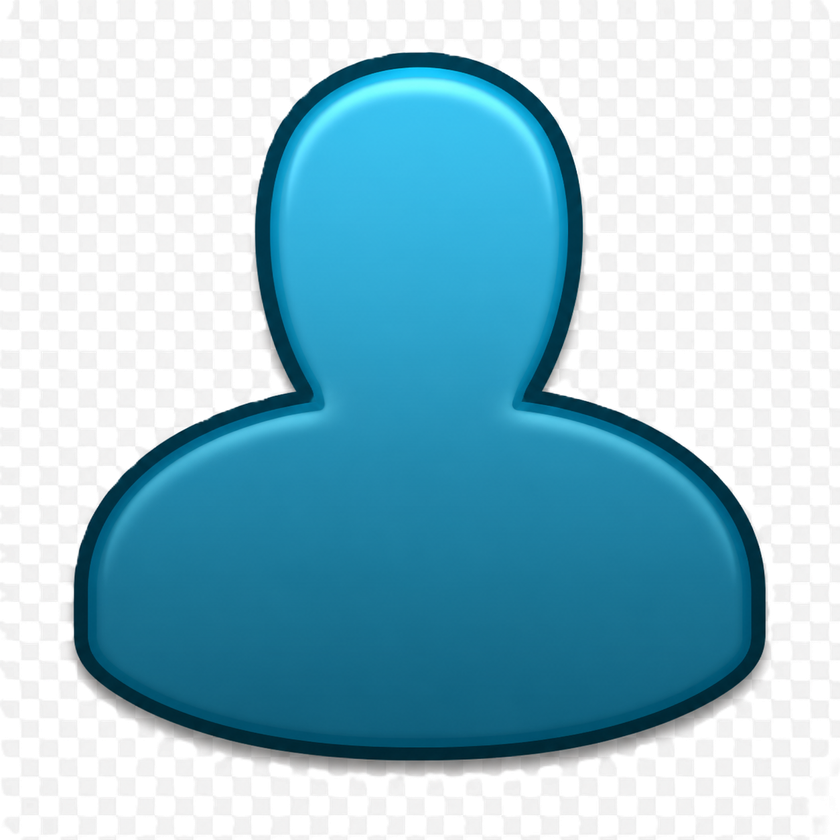
#> input picture kumpulan_icon/icon_voice.png, 840 x 840 px, shrunk from 1254 x 1254 before the run, found by its file name
$ python clean_icon_voice_checkerboard.py
#> lines starting #> are read from the running program, lines starting #| are printed output that depends on the picture
import sys
from PIL import Image

def clean_edges(input_path, output_path):
    img = Image.open(input_path).convert("RGBA")
#> img is the input picture: PIL image 840x840 RGBA; mean R, G, B, A 106.9, 149.2, 163.8, 182.8
    width, height = img.size
#> width = 840; height = 840
    pixels = img.load()

    # We will do a flood fill from the corners.
    from collections import deque
    visited = set()
    queue = deque()

    def is_bg(r, g, b):
        # The background is a fake transparency checkerboard (white and light gray)
        # We consider any pixel that is very light gray/white as background
        if r > 230 and g > 230 and b > 230: return True
        # Sometimes the gray might be around 200 or 220
        # The icon itself is blue and dark blue/black.
        # So we can safely consider r > 200 and g > 200 and b > 200 as background
        if r > 180 and g > 180 and b > 180: return True
        return False

    for x in range(width):
        if is_bg(*pixels[x, 0][:3]):
            queue.append((x, 0))
            visited.add((x, 0))
        if is_bg(*pixels[x, height-1][:3]):
            queue.append((x, height-1))
            visited.add((x, height-1))
#> after the loop, visited = 1217 items
    for y in range(height):
        if is_bg(*pixels[0, y][:3]):
            queue.append((0, y))
            visited.add((0, y))
        if is_bg(*pixels[width-1, y][:3]):
            queue.append((width-1, y))
            visited.add((width-1, y))
#> after the loop, visited = 2120 items

    bg_pixels = set()

    while queue:
        x, y = queue.popleft()
        r, g, b, a = pixels[x, y]

        bg_pixels.add((x, y))
        for dx, dy in [(0, 1), (1, 0), (0, -1), (-1, 0)]:
            nx, ny = x + dx, y + dy
            if 0 <= nx < width and 0 <= ny < height:
                if (nx, ny) not in visited:
                    if is_bg(*pixels[nx, ny][:3]):
                        visited.add((nx, ny))
                        queue.append((nx, ny))
#> this loop made 263575 passes
#> (x, y, r, g, b, a) on passes 1 to 3: (12, 0, 255, 255, 255, 8), (13, 0, 245, 245, 245, 51), (14, 0, 240, 240, 238, 125)
#> after the loop, bg_pixels = 263575 items; visited = 263575 items

    # Now we expand the bg_pixels slightly to catch the anti-aliased edge
    edge_pixels = set()
    for (x, y) in bg_pixels:
        for dx in range(-3, 4):
            for dy in range(-3, 4):
                nx, ny = x + dx, y + dy
                if 0 <= nx < width and 0 <= ny < height:
                    if (nx, ny) not in bg_pixels:
                        edge_pixels.add((nx, ny))
#> this loop made 263575 passes
#> (x, y) on passes 1 to 3: (1, 751), (832, 679), (785, 833)
#> after the loop, edge_pixels = 97148 items

    # For background pixels, make fully transparent
    for (x, y) in bg_pixels:
        pixels[x, y] = (255, 255, 255, 0)

    # For edge pixels, blend transparency based on how bright they are
    # The icon has dark edges, so edge pixels should be black/dark blue with some alpha
    for (x, y) in edge_pixels:
        r, g, b, a = pixels[x, y]
        brightness = (r + g + b) / 3.0

        # If it's very bright, it's mostly background
        if brightness > 120:
            # Map brightness 120..220 to alpha 255..0
            new_a = int(max(0, min(255, (220 - brightness) * 255 / (220 - 120))))
            pixels[x, y] = (r, g, b, new_a)
#> this loop made 97148 passes
#> (x, y, r, g, b, a, brightness, new_a) on pass 52: (801, 561, 255, 255, 255, 1, 255, 0)
#> (r, g, b, a, brightness, new_a) on passes 74, 81, 88, 113, 118: (161, 160, 159, 255, 160, 153), (255, 255, 255, 1, 255, 0), (255, 0, 255, 1, 170, 127), (255, 255, 255, 1, 255, 0), (173, 170, 169, 255, 170.7, 125)

    img.save(output_path, "PNG")
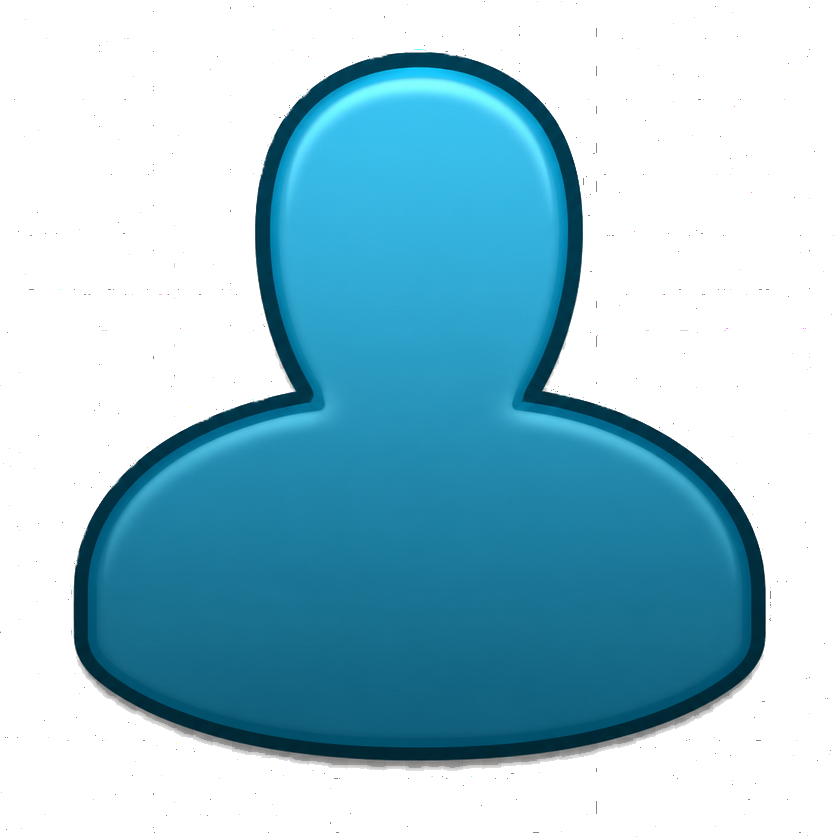
#> saved as icon_voice.png: PIL image 840x840 RGBA; mean R, G, B, A 111.3, 153.6, 168.3, 114.4; transparent parts drawn white

if __name__ == "__main__":
    # Take the original from kumpulan_icon again because the one in src/assets is now modified
    src_file = "C:/Users/ASUS/.gemini/antigravity-ide/scratch/NextVWT-PTT-App-Prototype/kumpulan_icon/icon_voice.png"
    target_file = "C:/Users/ASUS/.gemini/antigravity-ide/scratch/NextVWT-PTT-App-Prototype/src/assets/icon_voice.png"

    print("Cleaning checkerboard background from HD icon...")
    clean_edges(src_file, target_file)
    print("Done!")
